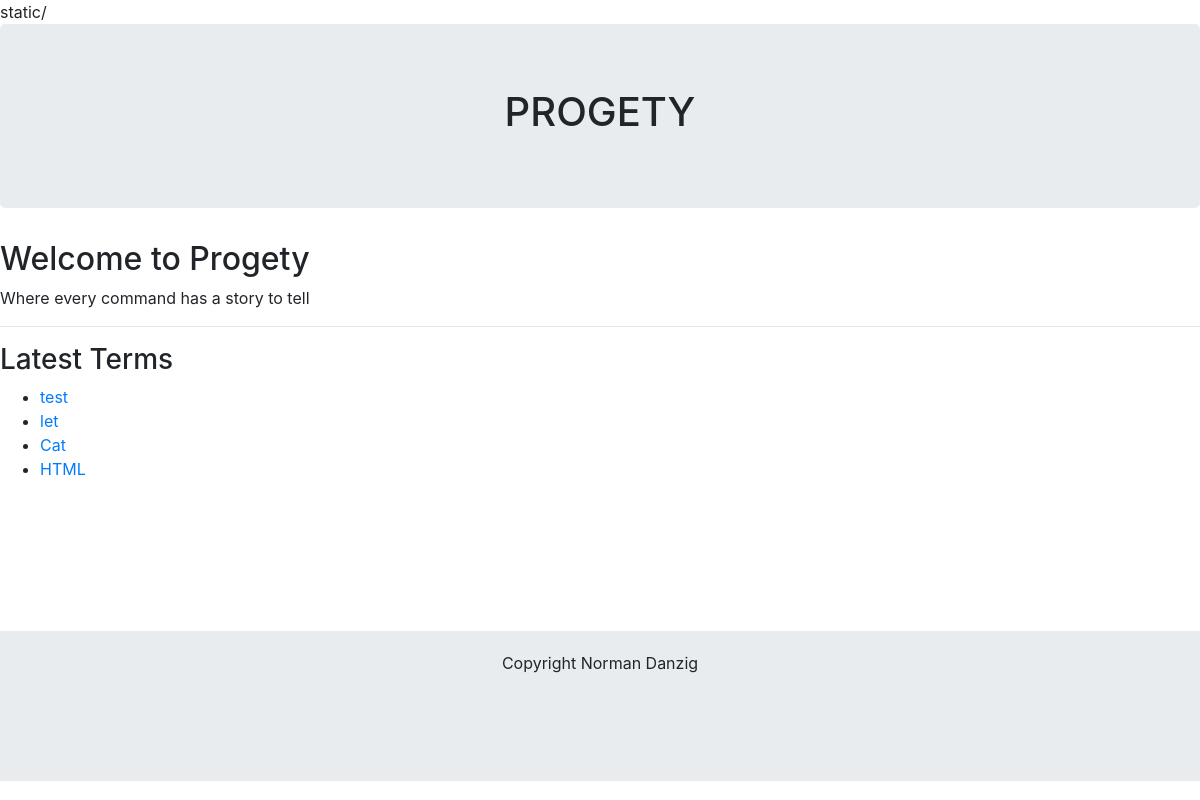
The page /progety/ on the database its author committed.
### progety/models.py (models this page shows)
class Term(models.Model):
    term_name=models.CharField(max_length=150)
    term_type=models.CharField(max_length=150) #type of command
    term_pub_date=models.DateTimeField('Term Pub Date')
    def __str__(self):
        return self.term_name

### progety/views.py (the view)
# urls.py: 2. Add a URL to urlpatterns:  path('', views.home, name='home')
def home(request):
    latest_term_list = Term.objects.order_by('-term_pub_date')[:5]
    termDictionary =  Term.objects.order_by('-term_pub_date')[:5] #.etymology_text Returns all Entry objects related to Blog.
    context = {'termDictionary': termDictionary }
    return render(request, 'progety/templates/home.html', context)

### progety/templates/home.html (shortened to what this page needs)
{% extends './base.html' %}
{% block content %}
  <div class="htmlPageContent">
    <h2>Welcome to Progety</h2>
    <p>Where every command has a story to tell</p>
    <hr>
    <h3>Latest Terms</h3>
    {% if termDictionary %}
    <ul class="newTerms">
    {% for term in termDictionary %}
          <li><a href="{{term}}">{{term}}</a></li>
      {% endfor %}
    </ul>
    {% else %}
            <p>No New Terms</p>
    {% endif %}
  </div>
{% endblock %}

### rows shown on the page
Term: term_name "test"
Term: term_name "let"
Term: term_name "Cat"
Term: term_name "HTML"
